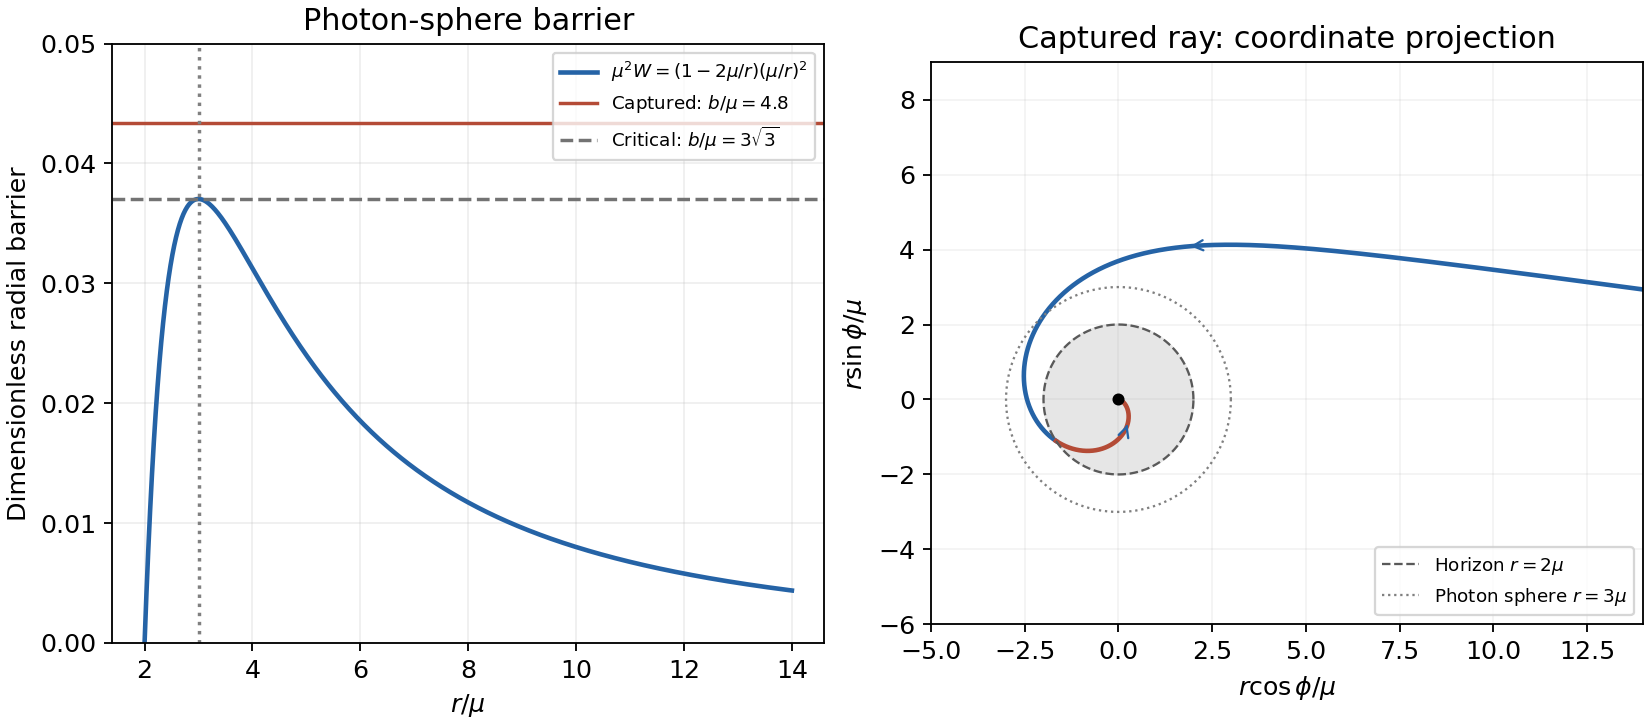

Python code for this plot:
"""Original educational diagram; Python 3.14, NumPy 2.3.5, Matplotlib 3.10.7.
Save the PNG basename in the current working directory.
"""
import numpy as np
import matplotlib.pyplot as plt
plt.rcParams.update({"font.size":11,"figure.facecolor":"white","savefig.facecolor":"white"})
fig,axs=plt.subplots(1,2,figsize=(10,4.4),layout='constrained')
b=4.8
r=np.linspace(2,14,700);barrier=(1-2/r)/r**2
axs[0].plot(r,barrier,color='#2563a6',lw=2,label=r'$\mu^2W=(1-2\mu/r)(\mu/r)^2$')
axs[0].axhline(1/b**2,color='#b44b36',label=r'Captured: $b/\mu=4.8$')
axs[0].axhline(1/27,color='.45',ls='--',label=r'Critical: $b/\mu=3\sqrt{3}$')
axs[0].axvline(3,color='.5',ls=':');axs[0].set(xlabel=r'$r/\mu$',ylabel='Dimensionless radial barrier',ylim=(0,.05),title='Photon-sphere barrier')
axs[0].legend(fontsize=8,loc='upper right');axs[0].grid(alpha=.2)
# Integrate azimuth as a function of increasing inverse radius; no horizon singularity.
u=np.concatenate([np.linspace(.028,.6,15000),np.geomspace(.60001,1e6,18000)])
f=1/np.sqrt(1/b**2-u*u+2*u**3)
p=np.r_[0,np.cumsum(np.diff(u)*(f[:-1]+f[1:])/2)]
r=1/u;x=r*np.cos(p);y=r*np.sin(p)
ax=axs[1];outside=r>=2
ax.plot(x[outside],y[outside],color='#2563a6',lw=2)
ax.plot(x[~outside],y[~outside],color='#b44b36',lw=2)
t=np.linspace(0,2*np.pi,600)
ax.fill(2*np.cos(t),2*np.sin(t),color='.9',zorder=0)
ax.plot(2*np.cos(t),2*np.sin(t),color='.35',ls='--',lw=1,label=r'Horizon $r=2\mu$')
ax.plot(3*np.cos(t),3*np.sin(t),color='.5',ls=':',lw=1,label=r'Photon sphere $r=3\mu$')
ax.scatter([0],[0],color='black',s=18,zorder=5)
for j in [500,5000,16000]:
 if abs(x[j])<13 and abs(y[j])<9:ax.annotate('',xy=(x[j+70],y[j+70]),xytext=(x[j],y[j]),arrowprops={'arrowstyle':'->','color':'#2563a6'})
ax.set(xlim=(-5,14),ylim=(-6,9),xlabel=r'$r\cos\phi/\mu$',ylabel=r'$r\sin\phi/\mu$',title='Captured ray: coordinate projection')
ax.set_aspect('equal');ax.legend(fontsize=8,loc='lower right');ax.grid(alpha=.15)
fig.savefig('paper-1-photon-capture.png',dpi=165)
